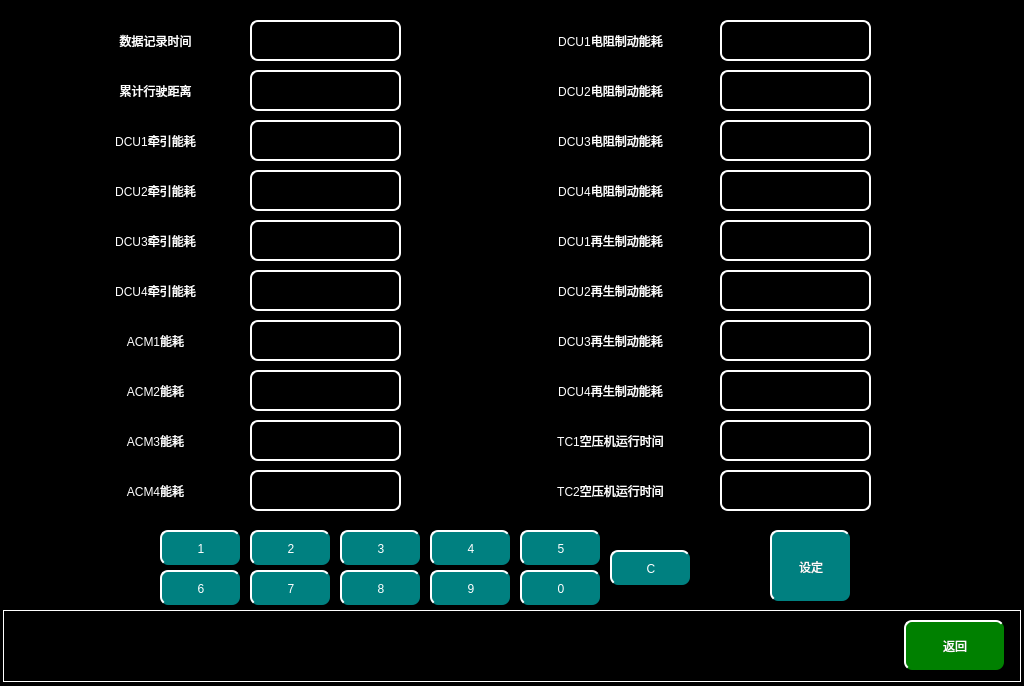
<?xml version="1.0" encoding="UTF-8"?>
<ui version="4.0">
 <class>MaintainceDataManagementPage</class>
 <widget class="QWidget" name="MaintainceDataManagementPage">
  <property name="geometry">
   <rect>
    <x>0</x>
    <y>0</y>
    <width>1024</width>
    <height>686</height>
   </rect>
  </property>
  <property name="windowTitle">
   <string>Form</string>
  </property>
  <property name="styleSheet">
   <string notr="true">QWidget
{
		background-color:black;
}
QPushButton
{
	font: 20px, &quot;微软雅黑&quot;;
    color: white;
	background-color: rgb(0, 128, 128);
	border-top: 2px solid white;	
	border-left: 2px solid white;
border-radius:8px;
}</string>
  </property>
  <widget class="QPushButton" name="returnBtn">
   <property name="geometry">
    <rect>
     <x>904</x>
     <y>620</y>
     <width>100</width>
     <height>50</height>
    </rect>
   </property>
   <property name="focusPolicy">
    <enum>Qt::NoFocus</enum>
   </property>
   <property name="styleSheet">
    <string notr="true">QPushButton
{
	font: 20px, &quot;微软雅黑&quot;;
    color: white;
		border-radius:8px;
background-color: rgb(0, 128, 0);
    border-top: 2px solid white;
	border-left: 2px solid white;

}</string>
   </property>
   <property name="text">
    <string>返回</string>
   </property>
  </widget>
  <widget class="QLabel" name="label">
   <property name="geometry">
    <rect>
     <x>3</x>
     <y>610</y>
     <width>1018</width>
     <height>72</height>
    </rect>
   </property>
   <property name="styleSheet">
    <string notr="true">
background-color: rgb(0, 0, 0);

	border:1px solid white;
</string>
   </property>
   <property name="text">
    <string/>
   </property>
  </widget>
  <widget class="QLabel" name="lbl1">
   <property name="geometry">
    <rect>
     <x>80</x>
     <y>30</y>
     <width>151</width>
     <height>21</height>
    </rect>
   </property>
   <property name="styleSheet">
    <string notr="true">color:white;
background-color:black;
font:20px  &quot;微软雅黑&quot;;
</string>
   </property>
   <property name="text">
    <string>数据记录时间</string>
   </property>
   <property name="alignment">
    <set>Qt::AlignCenter</set>
   </property>
  </widget>
  <widget class="QLabel" name="lbl1_2">
   <property name="geometry">
    <rect>
     <x>80</x>
     <y>80</y>
     <width>151</width>
     <height>21</height>
    </rect>
   </property>
   <property name="styleSheet">
    <string notr="true">color:white;
background-color:black;
font:20px  &quot;微软雅黑&quot;;
</string>
   </property>
   <property name="text">
    <string>累计行驶距离</string>
   </property>
   <property name="alignment">
    <set>Qt::AlignCenter</set>
   </property>
  </widget>
  <widget class="QLabel" name="lbl1_3">
   <property name="geometry">
    <rect>
     <x>80</x>
     <y>130</y>
     <width>151</width>
     <height>21</height>
    </rect>
   </property>
   <property name="styleSheet">
    <string notr="true">color:white;
background-color:black;
font:20px  &quot;微软雅黑&quot;;
</string>
   </property>
   <property name="text">
    <string>DCU1牵引能耗</string>
   </property>
   <property name="alignment">
    <set>Qt::AlignCenter</set>
   </property>
  </widget>
  <widget class="QLabel" name="lbl1_4">
   <property name="geometry">
    <rect>
     <x>80</x>
     <y>180</y>
     <width>151</width>
     <height>21</height>
    </rect>
   </property>
   <property name="styleSheet">
    <string notr="true">color:white;
background-color:black;
font:20px  &quot;微软雅黑&quot;;
</string>
   </property>
   <property name="text">
    <string>DCU2牵引能耗</string>
   </property>
   <property name="alignment">
    <set>Qt::AlignCenter</set>
   </property>
  </widget>
  <widget class="QLabel" name="lbl1_5">
   <property name="geometry">
    <rect>
     <x>80</x>
     <y>230</y>
     <width>151</width>
     <height>21</height>
    </rect>
   </property>
   <property name="styleSheet">
    <string notr="true">color:white;
background-color:black;
font:20px  &quot;微软雅黑&quot;;
</string>
   </property>
   <property name="text">
    <string>DCU3牵引能耗</string>
   </property>
   <property name="alignment">
    <set>Qt::AlignCenter</set>
   </property>
  </widget>
  <widget class="QLabel" name="lbl1_6">
   <property name="geometry">
    <rect>
     <x>80</x>
     <y>280</y>
     <width>151</width>
     <height>21</height>
    </rect>
   </property>
   <property name="styleSheet">
    <string notr="true">color:white;
background-color:black;
font:20px  &quot;微软雅黑&quot;;
</string>
   </property>
   <property name="text">
    <string>DCU4牵引能耗</string>
   </property>
   <property name="alignment">
    <set>Qt::AlignCenter</set>
   </property>
  </widget>
  <widget class="QLabel" name="lbl1_7">
   <property name="geometry">
    <rect>
     <x>80</x>
     <y>380</y>
     <width>151</width>
     <height>21</height>
    </rect>
   </property>
   <property name="styleSheet">
    <string notr="true">color:white;
background-color:black;
font:20px  &quot;微软雅黑&quot;;
</string>
   </property>
   <property name="text">
    <string>ACM2能耗</string>
   </property>
   <property name="alignment">
    <set>Qt::AlignCenter</set>
   </property>
  </widget>
  <widget class="QLabel" name="lbl1_8">
   <property name="geometry">
    <rect>
     <x>80</x>
     <y>430</y>
     <width>151</width>
     <height>21</height>
    </rect>
   </property>
   <property name="styleSheet">
    <string notr="true">color:white;
background-color:black;
font:20px  &quot;微软雅黑&quot;;
</string>
   </property>
   <property name="text">
    <string>ACM3能耗</string>
   </property>
   <property name="alignment">
    <set>Qt::AlignCenter</set>
   </property>
  </widget>
  <widget class="QLabel" name="lbl1_9">
   <property name="geometry">
    <rect>
     <x>80</x>
     <y>330</y>
     <width>151</width>
     <height>21</height>
    </rect>
   </property>
   <property name="styleSheet">
    <string notr="true">color:white;
background-color:black;
font:20px  &quot;微软雅黑&quot;;
</string>
   </property>
   <property name="text">
    <string>ACM1能耗</string>
   </property>
   <property name="alignment">
    <set>Qt::AlignCenter</set>
   </property>
  </widget>
  <widget class="QLabel" name="lbl1_10">
   <property name="geometry">
    <rect>
     <x>80</x>
     <y>480</y>
     <width>151</width>
     <height>21</height>
    </rect>
   </property>
   <property name="styleSheet">
    <string notr="true">color:white;
background-color:black;
font:20px  &quot;微软雅黑&quot;;
</string>
   </property>
   <property name="text">
    <string>ACM4能耗</string>
   </property>
   <property name="alignment">
    <set>Qt::AlignCenter</set>
   </property>
  </widget>
  <widget class="QPushButton" name="Num7">
   <property name="geometry">
    <rect>
     <x>250</x>
     <y>570</y>
     <width>80</width>
     <height>35</height>
    </rect>
   </property>
   <property name="focusPolicy">
    <enum>Qt::NoFocus</enum>
   </property>
   <property name="text">
    <string>7</string>
   </property>
  </widget>
  <widget class="QPushButton" name="Num4">
   <property name="geometry">
    <rect>
     <x>430</x>
     <y>530</y>
     <width>80</width>
     <height>35</height>
    </rect>
   </property>
   <property name="focusPolicy">
    <enum>Qt::NoFocus</enum>
   </property>
   <property name="text">
    <string>4</string>
   </property>
  </widget>
  <widget class="QPushButton" name="Num0">
   <property name="geometry">
    <rect>
     <x>520</x>
     <y>570</y>
     <width>80</width>
     <height>35</height>
    </rect>
   </property>
   <property name="focusPolicy">
    <enum>Qt::NoFocus</enum>
   </property>
   <property name="text">
    <string>0</string>
   </property>
  </widget>
  <widget class="QPushButton" name="Num1">
   <property name="geometry">
    <rect>
     <x>160</x>
     <y>530</y>
     <width>80</width>
     <height>35</height>
    </rect>
   </property>
   <property name="focusPolicy">
    <enum>Qt::NoFocus</enum>
   </property>
   <property name="text">
    <string>1</string>
   </property>
  </widget>
  <widget class="QPushButton" name="Num5">
   <property name="geometry">
    <rect>
     <x>520</x>
     <y>530</y>
     <width>80</width>
     <height>35</height>
    </rect>
   </property>
   <property name="focusPolicy">
    <enum>Qt::NoFocus</enum>
   </property>
   <property name="text">
    <string>5</string>
   </property>
  </widget>
  <widget class="QPushButton" name="Num6">
   <property name="geometry">
    <rect>
     <x>160</x>
     <y>570</y>
     <width>80</width>
     <height>35</height>
    </rect>
   </property>
   <property name="focusPolicy">
    <enum>Qt::NoFocus</enum>
   </property>
   <property name="text">
    <string>6</string>
   </property>
  </widget>
  <widget class="QPushButton" name="Num2">
   <property name="geometry">
    <rect>
     <x>250</x>
     <y>530</y>
     <width>80</width>
     <height>35</height>
    </rect>
   </property>
   <property name="focusPolicy">
    <enum>Qt::NoFocus</enum>
   </property>
   <property name="text">
    <string>2</string>
   </property>
  </widget>
  <widget class="QPushButton" name="Num8">
   <property name="geometry">
    <rect>
     <x>340</x>
     <y>570</y>
     <width>80</width>
     <height>35</height>
    </rect>
   </property>
   <property name="focusPolicy">
    <enum>Qt::NoFocus</enum>
   </property>
   <property name="text">
    <string>8</string>
   </property>
  </widget>
  <widget class="QPushButton" name="Num3">
   <property name="geometry">
    <rect>
     <x>340</x>
     <y>530</y>
     <width>80</width>
     <height>35</height>
    </rect>
   </property>
   <property name="focusPolicy">
    <enum>Qt::NoFocus</enum>
   </property>
   <property name="text">
    <string>3</string>
   </property>
  </widget>
  <widget class="QPushButton" name="Num9">
   <property name="geometry">
    <rect>
     <x>430</x>
     <y>570</y>
     <width>80</width>
     <height>35</height>
    </rect>
   </property>
   <property name="focusPolicy">
    <enum>Qt::NoFocus</enum>
   </property>
   <property name="text">
    <string>9</string>
   </property>
  </widget>
  <widget class="QLabel" name="lbl1_15">
   <property name="geometry">
    <rect>
     <x>520</x>
     <y>30</y>
     <width>181</width>
     <height>21</height>
    </rect>
   </property>
   <property name="styleSheet">
    <string notr="true">color:white;
background-color:black;
font:20px  &quot;微软雅黑&quot;;
</string>
   </property>
   <property name="text">
    <string>DCU1电阻制动能耗</string>
   </property>
   <property name="alignment">
    <set>Qt::AlignCenter</set>
   </property>
  </widget>
  <widget class="QLabel" name="lbl1_16">
   <property name="geometry">
    <rect>
     <x>520</x>
     <y>80</y>
     <width>181</width>
     <height>21</height>
    </rect>
   </property>
   <property name="styleSheet">
    <string notr="true">color:white;
background-color:black;
font:20px  &quot;微软雅黑&quot;;
</string>
   </property>
   <property name="text">
    <string>DCU2电阻制动能耗</string>
   </property>
   <property name="alignment">
    <set>Qt::AlignCenter</set>
   </property>
  </widget>
  <widget class="QLabel" name="lbl1_17">
   <property name="geometry">
    <rect>
     <x>520</x>
     <y>130</y>
     <width>181</width>
     <height>21</height>
    </rect>
   </property>
   <property name="styleSheet">
    <string notr="true">color:white;
background-color:black;
font:20px  &quot;微软雅黑&quot;;
</string>
   </property>
   <property name="text">
    <string>DCU3电阻制动能耗</string>
   </property>
   <property name="alignment">
    <set>Qt::AlignCenter</set>
   </property>
  </widget>
  <widget class="QLabel" name="lbl1_18">
   <property name="geometry">
    <rect>
     <x>520</x>
     <y>180</y>
     <width>181</width>
     <height>21</height>
    </rect>
   </property>
   <property name="styleSheet">
    <string notr="true">color:white;
background-color:black;
font:20px  &quot;微软雅黑&quot;;
</string>
   </property>
   <property name="text">
    <string>DCU4电阻制动能耗</string>
   </property>
   <property name="alignment">
    <set>Qt::AlignCenter</set>
   </property>
  </widget>
  <widget class="QLabel" name="lbl1_19">
   <property name="geometry">
    <rect>
     <x>520</x>
     <y>380</y>
     <width>181</width>
     <height>21</height>
    </rect>
   </property>
   <property name="styleSheet">
    <string notr="true">color:white;
background-color:black;
font:20px  &quot;微软雅黑&quot;;
</string>
   </property>
   <property name="text">
    <string>DCU4再生制动能耗</string>
   </property>
   <property name="alignment">
    <set>Qt::AlignCenter</set>
   </property>
  </widget>
  <widget class="QLabel" name="lbl1_20">
   <property name="geometry">
    <rect>
     <x>520</x>
     <y>280</y>
     <width>181</width>
     <height>21</height>
    </rect>
   </property>
   <property name="styleSheet">
    <string notr="true">color:white;
background-color:black;
font:20px  &quot;微软雅黑&quot;;
</string>
   </property>
   <property name="text">
    <string>DCU2再生制动能耗</string>
   </property>
   <property name="alignment">
    <set>Qt::AlignCenter</set>
   </property>
  </widget>
  <widget class="QLabel" name="lbl1_21">
   <property name="geometry">
    <rect>
     <x>520</x>
     <y>230</y>
     <width>181</width>
     <height>21</height>
    </rect>
   </property>
   <property name="styleSheet">
    <string notr="true">color:white;
background-color:black;
font:20px  &quot;微软雅黑&quot;;
</string>
   </property>
   <property name="text">
    <string>DCU1再生制动能耗</string>
   </property>
   <property name="alignment">
    <set>Qt::AlignCenter</set>
   </property>
  </widget>
  <widget class="QLabel" name="lbl1_22">
   <property name="geometry">
    <rect>
     <x>520</x>
     <y>330</y>
     <width>181</width>
     <height>21</height>
    </rect>
   </property>
   <property name="styleSheet">
    <string notr="true">color:white;
background-color:black;
font:20px  &quot;微软雅黑&quot;;
</string>
   </property>
   <property name="text">
    <string>DCU3再生制动能耗</string>
   </property>
   <property name="alignment">
    <set>Qt::AlignCenter</set>
   </property>
  </widget>
  <widget class="QLabel" name="lbl1_24">
   <property name="geometry">
    <rect>
     <x>520</x>
     <y>480</y>
     <width>181</width>
     <height>21</height>
    </rect>
   </property>
   <property name="styleSheet">
    <string notr="true">color:white;
background-color:black;
font:20px  &quot;微软雅黑&quot;;
</string>
   </property>
   <property name="text">
    <string>TC2空压机运行时间</string>
   </property>
   <property name="alignment">
    <set>Qt::AlignCenter</set>
   </property>
  </widget>
  <widget class="QLabel" name="lbl1_25">
   <property name="geometry">
    <rect>
     <x>520</x>
     <y>430</y>
     <width>181</width>
     <height>21</height>
    </rect>
   </property>
   <property name="styleSheet">
    <string notr="true">color:white;
background-color:black;
font:20px  &quot;微软雅黑&quot;;
</string>
   </property>
   <property name="text">
    <string>TC1空压机运行时间</string>
   </property>
   <property name="alignment">
    <set>Qt::AlignCenter</set>
   </property>
  </widget>
  <widget class="QPushButton" name="InputRecordtimeBtn">
   <property name="geometry">
    <rect>
     <x>250</x>
     <y>20</y>
     <width>151</width>
     <height>41</height>
    </rect>
   </property>
   <property name="focusPolicy">
    <enum>Qt::NoFocus</enum>
   </property>
   <property name="styleSheet">
    <string notr="true">background-color:black;color:rgb(30,200,200);border:2px  solid white</string>
   </property>
   <property name="text">
    <string/>
   </property>
  </widget>
  <widget class="QPushButton" name="InputDistanceBtn">
   <property name="geometry">
    <rect>
     <x>250</x>
     <y>70</y>
     <width>151</width>
     <height>41</height>
    </rect>
   </property>
   <property name="focusPolicy">
    <enum>Qt::NoFocus</enum>
   </property>
   <property name="styleSheet">
    <string notr="true">background-color:black;
color:rgb(30,200,200);
border:2px  solid white</string>
   </property>
   <property name="text">
    <string/>
   </property>
  </widget>
  <widget class="QPushButton" name="InputTEDCU1Btn">
   <property name="geometry">
    <rect>
     <x>250</x>
     <y>120</y>
     <width>151</width>
     <height>41</height>
    </rect>
   </property>
   <property name="focusPolicy">
    <enum>Qt::NoFocus</enum>
   </property>
   <property name="styleSheet">
    <string notr="true">background-color:black;
color:rgb(30,200,200);
border:2px  solid white</string>
   </property>
   <property name="text">
    <string/>
   </property>
  </widget>
  <widget class="QPushButton" name="InputTEDCU2Btn">
   <property name="geometry">
    <rect>
     <x>250</x>
     <y>170</y>
     <width>151</width>
     <height>41</height>
    </rect>
   </property>
   <property name="focusPolicy">
    <enum>Qt::NoFocus</enum>
   </property>
   <property name="styleSheet">
    <string notr="true">background-color:black;
color:rgb(30,200,200);
border:2px  solid white</string>
   </property>
   <property name="text">
    <string/>
   </property>
  </widget>
  <widget class="QPushButton" name="InputTEDCU3Btn">
   <property name="geometry">
    <rect>
     <x>250</x>
     <y>220</y>
     <width>151</width>
     <height>41</height>
    </rect>
   </property>
   <property name="focusPolicy">
    <enum>Qt::NoFocus</enum>
   </property>
   <property name="styleSheet">
    <string notr="true">background-color:black;
color:rgb(30,200,200);
border:2px  solid white</string>
   </property>
   <property name="text">
    <string/>
   </property>
  </widget>
  <widget class="QPushButton" name="InputTEDCU4Btn">
   <property name="geometry">
    <rect>
     <x>250</x>
     <y>270</y>
     <width>151</width>
     <height>41</height>
    </rect>
   </property>
   <property name="focusPolicy">
    <enum>Qt::NoFocus</enum>
   </property>
   <property name="styleSheet">
    <string notr="true">background-color:black;
color:rgb(30,200,200);
border:2px  solid white</string>
   </property>
   <property name="text">
    <string/>
   </property>
  </widget>
  <widget class="QPushButton" name="InputSESIV2Btn">
   <property name="geometry">
    <rect>
     <x>250</x>
     <y>370</y>
     <width>151</width>
     <height>41</height>
    </rect>
   </property>
   <property name="focusPolicy">
    <enum>Qt::NoFocus</enum>
   </property>
   <property name="styleSheet">
    <string notr="true">background-color:black;
color:rgb(30,200,200);
border:2px  solid white</string>
   </property>
   <property name="text">
    <string/>
   </property>
  </widget>
  <widget class="QPushButton" name="InputSESIV3Btn">
   <property name="geometry">
    <rect>
     <x>250</x>
     <y>420</y>
     <width>151</width>
     <height>41</height>
    </rect>
   </property>
   <property name="focusPolicy">
    <enum>Qt::NoFocus</enum>
   </property>
   <property name="styleSheet">
    <string notr="true">background-color:black;
color:rgb(30,200,200);
border:2px  solid white</string>
   </property>
   <property name="text">
    <string/>
   </property>
  </widget>
  <widget class="QPushButton" name="InputSESIV4Btn">
   <property name="geometry">
    <rect>
     <x>250</x>
     <y>470</y>
     <width>151</width>
     <height>41</height>
    </rect>
   </property>
   <property name="focusPolicy">
    <enum>Qt::NoFocus</enum>
   </property>
   <property name="styleSheet">
    <string notr="true">background-color:black;
color:rgb(30,200,200);
border:2px  solid white</string>
   </property>
   <property name="text">
    <string/>
   </property>
  </widget>
  <widget class="QPushButton" name="InputSESIV1Btn">
   <property name="geometry">
    <rect>
     <x>250</x>
     <y>320</y>
     <width>151</width>
     <height>41</height>
    </rect>
   </property>
   <property name="focusPolicy">
    <enum>Qt::NoFocus</enum>
   </property>
   <property name="styleSheet">
    <string notr="true">background-color:black;
color:rgb(30,200,200);
border:2px  solid white</string>
   </property>
   <property name="text">
    <string/>
   </property>
  </widget>
  <widget class="QPushButton" name="InputREDCU3Btn">
   <property name="geometry">
    <rect>
     <x>720</x>
     <y>320</y>
     <width>151</width>
     <height>41</height>
    </rect>
   </property>
   <property name="focusPolicy">
    <enum>Qt::NoFocus</enum>
   </property>
   <property name="styleSheet">
    <string notr="true">background-color:black;
color:rgb(30,200,200);
border:2px  solid white</string>
   </property>
   <property name="text">
    <string/>
   </property>
  </widget>
  <widget class="QPushButton" name="InputBEDCU2Btn">
   <property name="geometry">
    <rect>
     <x>720</x>
     <y>70</y>
     <width>151</width>
     <height>41</height>
    </rect>
   </property>
   <property name="focusPolicy">
    <enum>Qt::NoFocus</enum>
   </property>
   <property name="styleSheet">
    <string notr="true">background-color:black;
color:rgb(30,200,200);
border:2px  solid white</string>
   </property>
   <property name="text">
    <string/>
   </property>
  </widget>
  <widget class="QPushButton" name="InputACP1RuntimeBtn">
   <property name="geometry">
    <rect>
     <x>720</x>
     <y>420</y>
     <width>151</width>
     <height>41</height>
    </rect>
   </property>
   <property name="focusPolicy">
    <enum>Qt::NoFocus</enum>
   </property>
   <property name="styleSheet">
    <string notr="true">background-color:black;
color:rgb(30,200,200);
border:2px  solid white</string>
   </property>
   <property name="text">
    <string/>
   </property>
  </widget>
  <widget class="QPushButton" name="InputBEDCU4Btn">
   <property name="geometry">
    <rect>
     <x>720</x>
     <y>170</y>
     <width>151</width>
     <height>41</height>
    </rect>
   </property>
   <property name="focusPolicy">
    <enum>Qt::NoFocus</enum>
   </property>
   <property name="styleSheet">
    <string notr="true">background-color:black;
color:rgb(30,200,200);
border:2px  solid white</string>
   </property>
   <property name="text">
    <string/>
   </property>
  </widget>
  <widget class="QPushButton" name="InputREDCU1Btn">
   <property name="geometry">
    <rect>
     <x>720</x>
     <y>220</y>
     <width>151</width>
     <height>41</height>
    </rect>
   </property>
   <property name="focusPolicy">
    <enum>Qt::NoFocus</enum>
   </property>
   <property name="styleSheet">
    <string notr="true">background-color:black;
color:rgb(30,200,200);
border:2px  solid white</string>
   </property>
   <property name="text">
    <string/>
   </property>
  </widget>
  <widget class="QPushButton" name="InputREDCU2Btn">
   <property name="geometry">
    <rect>
     <x>720</x>
     <y>270</y>
     <width>151</width>
     <height>41</height>
    </rect>
   </property>
   <property name="focusPolicy">
    <enum>Qt::NoFocus</enum>
   </property>
   <property name="styleSheet">
    <string notr="true">background-color:black;
color:rgb(30,200,200);
border:2px  solid white</string>
   </property>
   <property name="text">
    <string/>
   </property>
  </widget>
  <widget class="QPushButton" name="InputREDCU4Btn">
   <property name="geometry">
    <rect>
     <x>720</x>
     <y>370</y>
     <width>151</width>
     <height>41</height>
    </rect>
   </property>
   <property name="focusPolicy">
    <enum>Qt::NoFocus</enum>
   </property>
   <property name="styleSheet">
    <string notr="true">background-color:black;
color:rgb(30,200,200);
border:2px  solid white</string>
   </property>
   <property name="text">
    <string/>
   </property>
  </widget>
  <widget class="QPushButton" name="InputBEDCU3Btn">
   <property name="geometry">
    <rect>
     <x>720</x>
     <y>120</y>
     <width>151</width>
     <height>41</height>
    </rect>
   </property>
   <property name="focusPolicy">
    <enum>Qt::NoFocus</enum>
   </property>
   <property name="styleSheet">
    <string notr="true">background-color:black;
color:rgb(30,200,200);
border:2px  solid white</string>
   </property>
   <property name="text">
    <string/>
   </property>
  </widget>
  <widget class="QPushButton" name="InputBEDCU1Btn">
   <property name="geometry">
    <rect>
     <x>720</x>
     <y>20</y>
     <width>151</width>
     <height>41</height>
    </rect>
   </property>
   <property name="focusPolicy">
    <enum>Qt::NoFocus</enum>
   </property>
   <property name="styleSheet">
    <string notr="true">background-color:black;
color:rgb(30,200,200);
border:2px  solid white</string>
   </property>
   <property name="text">
    <string/>
   </property>
  </widget>
  <widget class="QPushButton" name="InputACP2RuntimeBtn">
   <property name="geometry">
    <rect>
     <x>720</x>
     <y>470</y>
     <width>151</width>
     <height>41</height>
    </rect>
   </property>
   <property name="focusPolicy">
    <enum>Qt::NoFocus</enum>
   </property>
   <property name="styleSheet">
    <string notr="true">background-color:black;
color:rgb(30,200,200);
border:2px  solid white</string>
   </property>
   <property name="text">
    <string/>
   </property>
  </widget>
  <widget class="QPushButton" name="ConfirmBtn">
   <property name="geometry">
    <rect>
     <x>770</x>
     <y>530</y>
     <width>80</width>
     <height>71</height>
    </rect>
   </property>
   <property name="focusPolicy">
    <enum>Qt::NoFocus</enum>
   </property>
   <property name="text">
    <string>设定</string>
   </property>
  </widget>
  <widget class="QPushButton" name="NumC">
   <property name="geometry">
    <rect>
     <x>610</x>
     <y>550</y>
     <width>80</width>
     <height>35</height>
    </rect>
   </property>
   <property name="focusPolicy">
    <enum>Qt::NoFocus</enum>
   </property>
   <property name="text">
    <string>C</string>
   </property>
  </widget>
  <zorder>label</zorder>
  <zorder>lbl1</zorder>
  <zorder>lbl1_2</zorder>
  <zorder>lbl1_3</zorder>
  <zorder>lbl1_4</zorder>
  <zorder>lbl1_5</zorder>
  <zorder>lbl1_6</zorder>
  <zorder>lbl1_7</zorder>
  <zorder>lbl1_8</zorder>
  <zorder>lbl1_9</zorder>
  <zorder>lbl1_10</zorder>
  <zorder>Num7</zorder>
  <zorder>Num4</zorder>
  <zorder>Num0</zorder>
  <zorder>Num1</zorder>
  <zorder>Num5</zorder>
  <zorder>Num6</zorder>
  <zorder>Num2</zorder>
  <zorder>Num8</zorder>
  <zorder>Num3</zorder>
  <zorder>Num9</zorder>
  <zorder>lbl1_15</zorder>
  <zorder>lbl1_16</zorder>
  <zorder>lbl1_17</zorder>
  <zorder>lbl1_18</zorder>
  <zorder>lbl1_19</zorder>
  <zorder>lbl1_20</zorder>
  <zorder>lbl1_21</zorder>
  <zorder>lbl1_22</zorder>
  <zorder>lbl1_24</zorder>
  <zorder>lbl1_25</zorder>
  <zorder>InputRecordtimeBtn</zorder>
  <zorder>InputDistanceBtn</zorder>
  <zorder>InputTEDCU1Btn</zorder>
  <zorder>InputTEDCU2Btn</zorder>
  <zorder>InputTEDCU3Btn</zorder>
  <zorder>InputTEDCU4Btn</zorder>
  <zorder>InputSESIV2Btn</zorder>
  <zorder>InputSESIV3Btn</zorder>
  <zorder>InputSESIV4Btn</zorder>
  <zorder>InputSESIV1Btn</zorder>
  <zorder>InputREDCU3Btn</zorder>
  <zorder>InputBEDCU2Btn</zorder>
  <zorder>InputACP1RuntimeBtn</zorder>
  <zorder>InputBEDCU4Btn</zorder>
  <zorder>InputREDCU1Btn</zorder>
  <zorder>InputREDCU2Btn</zorder>
  <zorder>InputREDCU4Btn</zorder>
  <zorder>InputBEDCU3Btn</zorder>
  <zorder>InputBEDCU1Btn</zorder>
  <zorder>InputACP2RuntimeBtn</zorder>
  <zorder>ConfirmBtn</zorder>
  <zorder>NumC</zorder>
  <zorder>returnBtn</zorder>
 </widget>
 <resources/>
 <connections/>
</ui>
